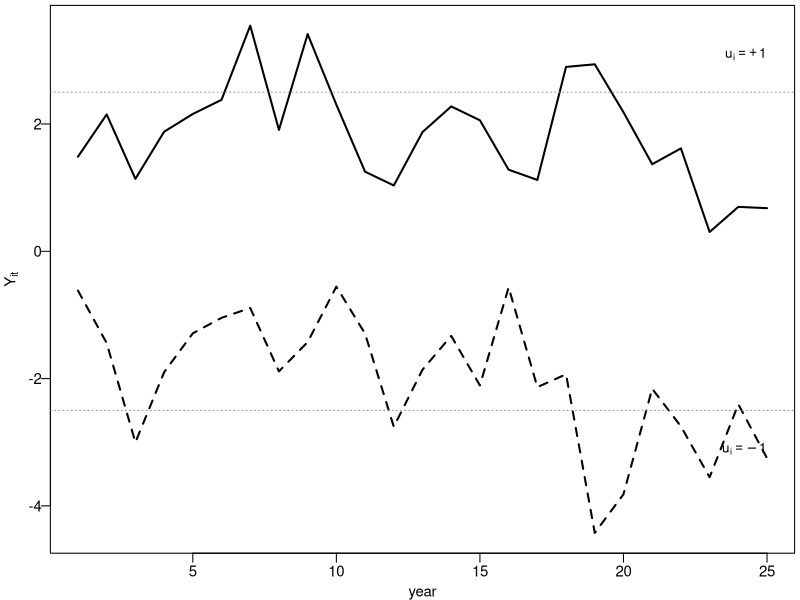
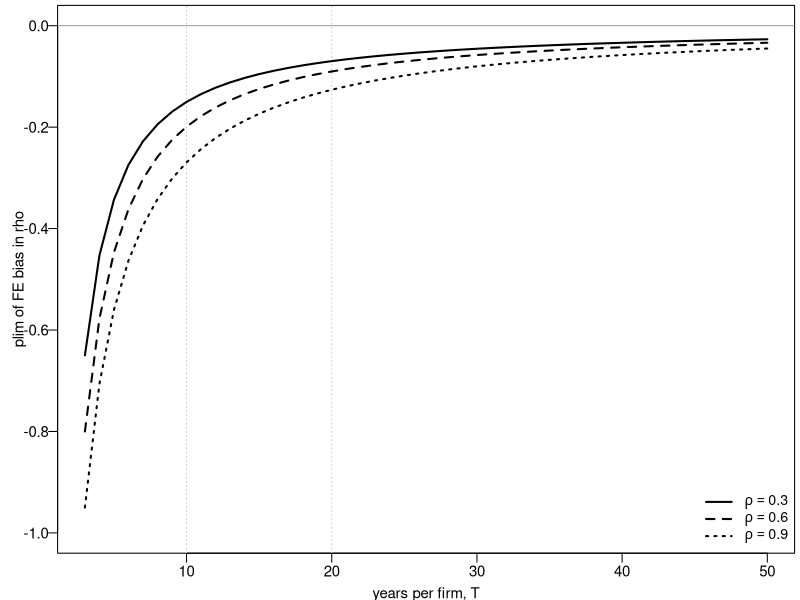
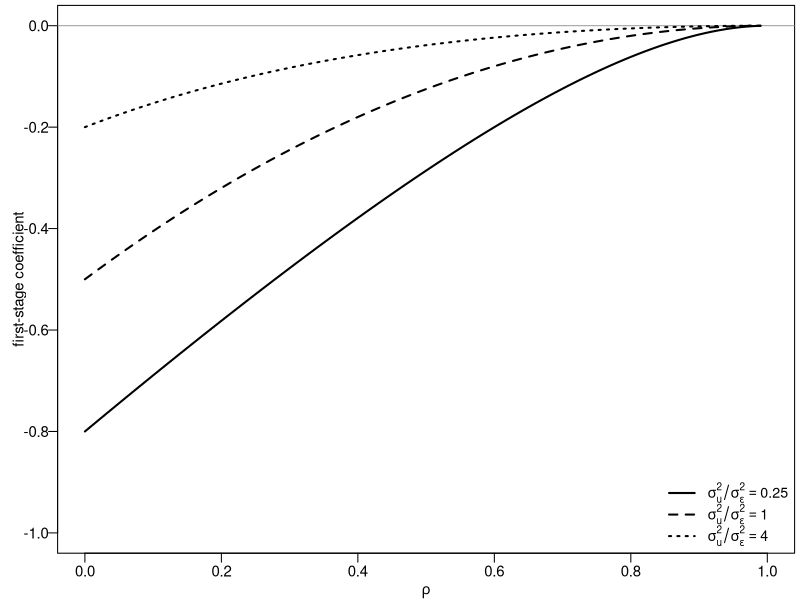

The R source for these figures, in order:
## ---- chunk 1
slope <- function(x, y) sum((x - mean(x)) * (y - mean(y))) / sum((x - mean(x))^2)
dm    <- function(z, g) z - ave(z, g)
nickell <- function(a, m) {                            # Nickell (1981) plim of FE bias, m = T-1 AR obs
  if (m < 3) return(-(1 + a) / 2)
  A <- 1 - (1 / m) * (1 - a^m) / (1 - a)
  B <- 1 - (2 * a / ((1 - a) * (m - 1))) * (1 - (1 - a^m) / (m * (1 - a)))
  -((1 + a) / (m - 1)) * A / B
}
gen_panel <- function(N, T, rho, su = 1, se = 1) {    # T x N matrix of levels, stationary start
  u <- rnorm(N, 0, su)
  y <- u / (1 - rho) + rnorm(N, 0, se / sqrt(1 - rho^2))
  for (b in 1:30) y <- rho * y + u + rnorm(N, 0, se)
  M <- matrix(0, T, N); M[1, ] <- y
  for (t in 2:T) M[t, ] <- rho * M[t - 1, ] + u + rnorm(N, 0, se)
  M
}
## ---- chunk 2
#| fig-width: 8
#| fig-height: 2.0
#| out-width: 78%
#| fig-align: center
set.seed(3); rho <- 0.6; T <- 25
one <- function(u) { y <- u / (1 - rho) + rnorm(1, 0, 1 / sqrt(1 - rho^2))
  out <- numeric(T); for (t in 1:T) { y <- rho * y + u + rnorm(1); out[t] <- y }; out }
yA <- one(1); yB <- one(-1)
par(mar = c(2.6, 2.8, 0.3, 0.3), mgp = c(1.6, 0.5, 0), cex = 0.9)
plot(1:T, yA, type = "l", lwd = 2, ylim = range(c(yA, yB)), xlab = "year", ylab = expression(Y[it]), las = 1)
lines(1:T, yB, lwd = 2, lty = 2)
abline(h = c(1, -1) / (1 - rho), col = "grey60", lty = 3)
text(T, 1 / (1 - rho) + 0.6, expression(u[i] == +1), adj = 1, cex = 0.9)
text(T, -1 / (1 - rho) - 0.6, expression(u[i] == -1), adj = 1, cex = 0.9)
## ---- chunk 3
set.seed(4242)
.T <- 5; .N <- 100000                                  # rho = 0 exactly; sigma_u = sigma_e = 1
.M  <- matrix(rep(rnorm(.N), each = .T), .T, .N) + matrix(rnorm(.T * .N), .T, .N)
.id <- rep(1:.N, each = .T - 1)
.yc <- as.vector(.M[2:.T, ]); .yl <- as.vector(.M[1:(.T - 1), ])
z0 <- c(ols = slope(.yl, .yc), fe = slope(dm(.yl, .id), dm(.yc, .id)))
## ---- chunk 4
#| results: asis
set.seed(20260202)
rho <- 0.6; N <- 4000
est <- function(T) {
  M <- gen_panel(N, T, rho)
  id <- rep(1:N, each = T - 1)
  yc <- as.vector(M[2:T, , drop = FALSE]); yl <- as.vector(M[1:(T - 1), , drop = FALSE])
  c(slope(yl, yc), slope(dm(yl, id), dm(yc, id)))
}
Ts <- c(3, 5, 10, 30)
r  <- sapply(Ts, est)
np <- rho + sapply(Ts - 1, function(m) nickell(rho, m))
cat(sprintf(
"\\begin{center}\\small
\\begin{tabular}{lcccc}
\\toprule
Years per firm & $T=3$ & $T=5$ & $T=10$ & $T=30$ \\\\
\\midrule
Pooled OLS \\quad(biased \\textbf{up}) & $%.3f$ & $%.3f$ & $%.3f$ & $%.3f$ \\\\
Fixed effects \\quad(biased \\textbf{down}) & $%.3f$ & $%.3f$ & $%.3f$ & $%.3f$ \\\\
\\quad \\emph{Nickell (1981) plim, for comparison} & \\emph{%.3f} & \\emph{%.3f} & \\emph{%.3f} & \\emph{%.3f} \\\\
\\midrule
Truth & $0.600$ & $0.600$ & $0.600$ & $0.600$ \\\\
\\bottomrule
\\end{tabular}
\\end{center}
", r[1,1], r[1,2], r[1,3], r[1,4], r[2,1], r[2,2], r[2,3], r[2,4], np[1], np[2], np[3], np[4]))
## ---- chunk 5
#| fig-width: 8
#| fig-height: 2.6
#| out-width: 85%
#| fig-align: center
Tgrid <- 3:50
par(mar = c(2.6, 3.2, 0.3, 0.3), mgp = c(1.7, 0.5, 0), cex = 0.9)
plot(NA, xlim = c(3, 50), ylim = c(-1, 0), xlab = "years per firm, T", ylab = "plim of FE bias in rho", las = 1)
abline(h = 0, col = "grey60"); abline(v = c(10, 20), col = "grey80", lty = 3)
for (k in 1:3) {
  a <- c(0.3, 0.6, 0.9)[k]
  lines(Tgrid, sapply(Tgrid - 1, function(m) nickell(a, m)), lwd = 2, lty = k)
}
legend("bottomright", bty = "n", lwd = 2, lty = 1:3, cex = 0.95,
       legend = c(expression(rho == 0.3), expression(rho == 0.6), expression(rho == 0.9)))
## ---- chunk 6
#| fig-width: 8
#| fig-height: 2.6
#| out-width: 85%
#| fig-align: center
gam <- function(rho, r) { k <- (1 - rho) / (1 + rho); (rho - 1) * k / (k + r) }
rg <- seq(0, 0.99, by = 0.01)
par(mar = c(2.6, 3.2, 0.3, 0.3), mgp = c(1.7, 0.5, 0), cex = 0.9)
plot(NA, xlim = c(0, 1), ylim = c(-1, 0), xlab = expression(rho), ylab = "first-stage coefficient", las = 1)
abline(h = 0, col = "grey60")
for (k in 1:3) { r <- c(0.25, 1, 4)[k]; lines(rg, gam(rg, r), lwd = 2, lty = k) }
legend("bottomright", bty = "n", lwd = 2, lty = 1:3, cex = 0.95,
       legend = c(expression(sigma[u]^2/sigma[epsilon]^2 == 0.25), expression(sigma[u]^2/sigma[epsilon]^2 == 1), expression(sigma[u]^2/sigma[epsilon]^2 == 4)))
## ---- chunk 7
#| results: asis
estimators <- function(M) {
  T <- nrow(M); N <- ncol(M)
  id <- rep(1:N, each = T - 1)
  yc <- as.vector(M[2:T, ]); yl <- as.vector(M[1:(T - 1), ])
  ols <- slope(yl, yc); fe <- slope(dm(yl, id), dm(yc, id))
  dY  <- M[3:T, , drop = FALSE] - M[2:(T - 1), , drop = FALSE]      # Anderson-Hsiao
  dY1 <- M[2:(T - 1), , drop = FALSE] - M[1:(T - 2), , drop = FALSE]
  Z2  <- M[1:(T - 2), , drop = FALSE]
  ah  <- sum(Z2 * dY) / sum(Z2 * dY1)
  m <- T - 2                                                        # Arellano-Bond, one-step
  H <- diag(2, m); H[abs(row(H) - col(H)) == 1] <- -1
  L <- m * (m + 1) / 2; ZHZ <- matrix(0, L, L); ZX <- numeric(L); ZY <- numeric(L)
  for (i in 1:N) {
    Zi <- matrix(0, m, L); c0 <- 0
    for (s in 1:m) { Zi[s, c0 + 1:s] <- M[1:s, i]; c0 <- c0 + s }
    ZHZ <- ZHZ + crossprod(Zi, H %*% Zi)
    ZX  <- ZX + crossprod(Zi, dY1[, i]); ZY <- ZY + crossprod(Zi, dY[, i])
  }
  W  <- solve(ZHZ)
  ab <- as.numeric((t(ZX) %*% W %*% ZY) / (t(ZX) %*% W %*% ZX))
  c(ols, fe, ah, ab)
}
set.seed(1)
summ <- function(rho) {
  r <- replicate(200, estimators(gen_panel(500, 6, rho)))
  apply(r, 1, function(v) sprintf("$%.2f$ \\;{\\footnotesize[$%.2f$, $%.2f$]}", median(v), quantile(v, .1), quantile(v, .9)))
}
s6 <- summ(0.6); s95 <- summ(0.95)
cat(sprintf(
"\\begin{center}\\small
\\begin{tabular}{lcc}
\\toprule
 & $\\rho = 0.6$ & $\\rho = 0.95$ \\\\
\\midrule
Pooled OLS & %s & %s \\\\
Fixed effects & %s & %s \\\\
Anderson--Hsiao (one instrument) & %s & %s \\\\
Arellano--Bond (all lags, one-step) & %s & %s \\\\
\\bottomrule
\\end{tabular}
\\end{center}
", s6[1], s95[1], s6[2], s95[2], s6[3], s95[3], s6[4], s95[4]))
